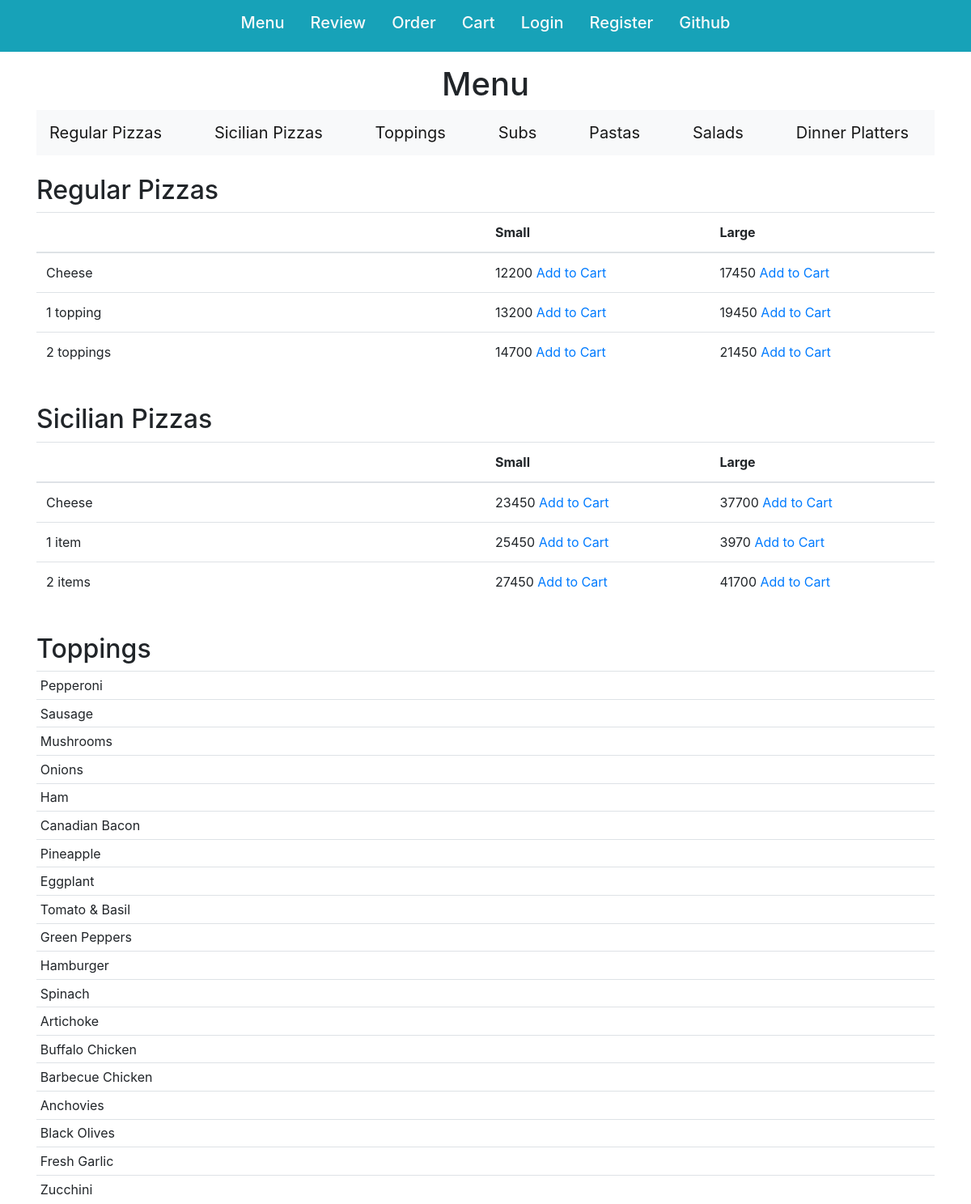
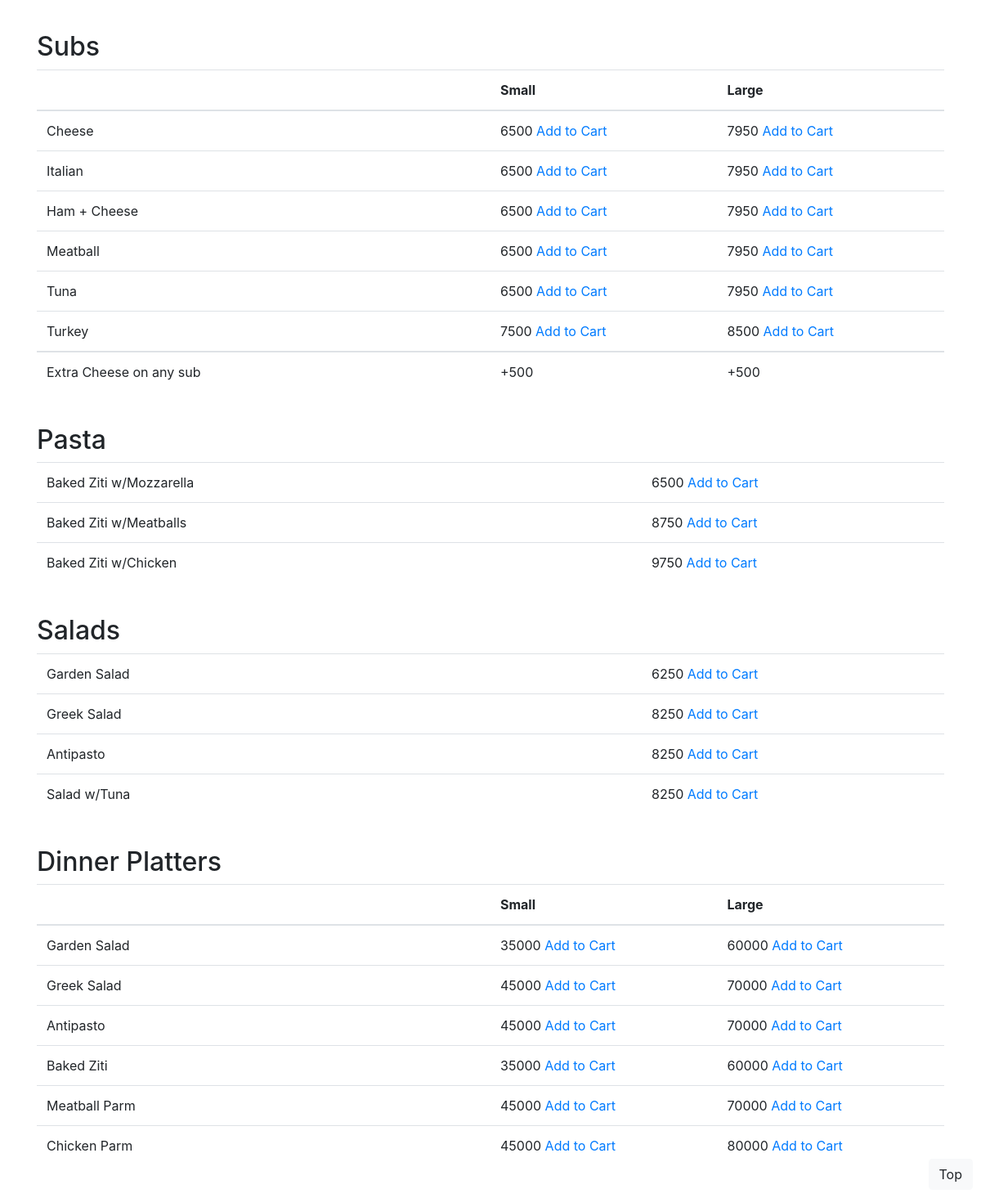
The page /menu on the database as committed earlier (2 pictures, top to bottom).
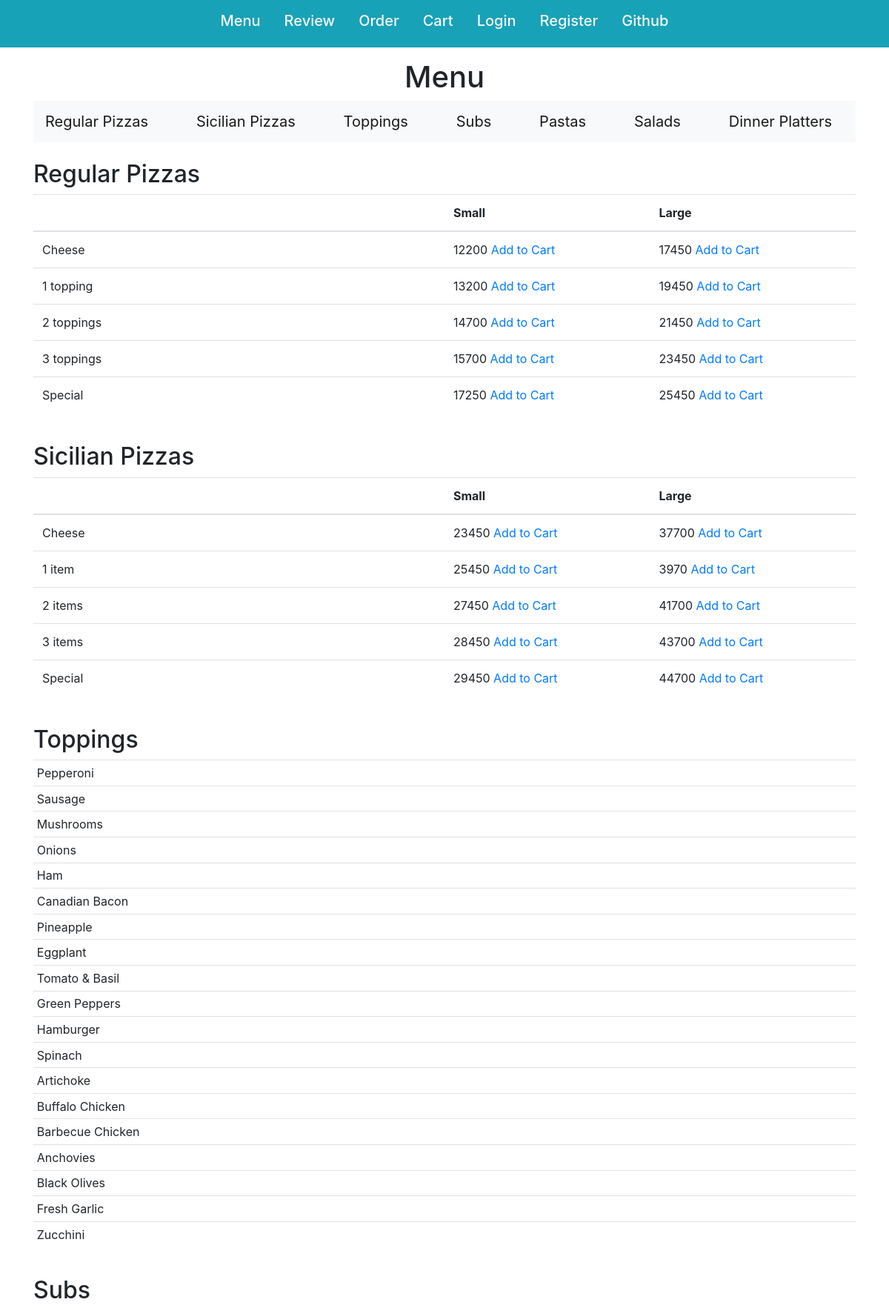
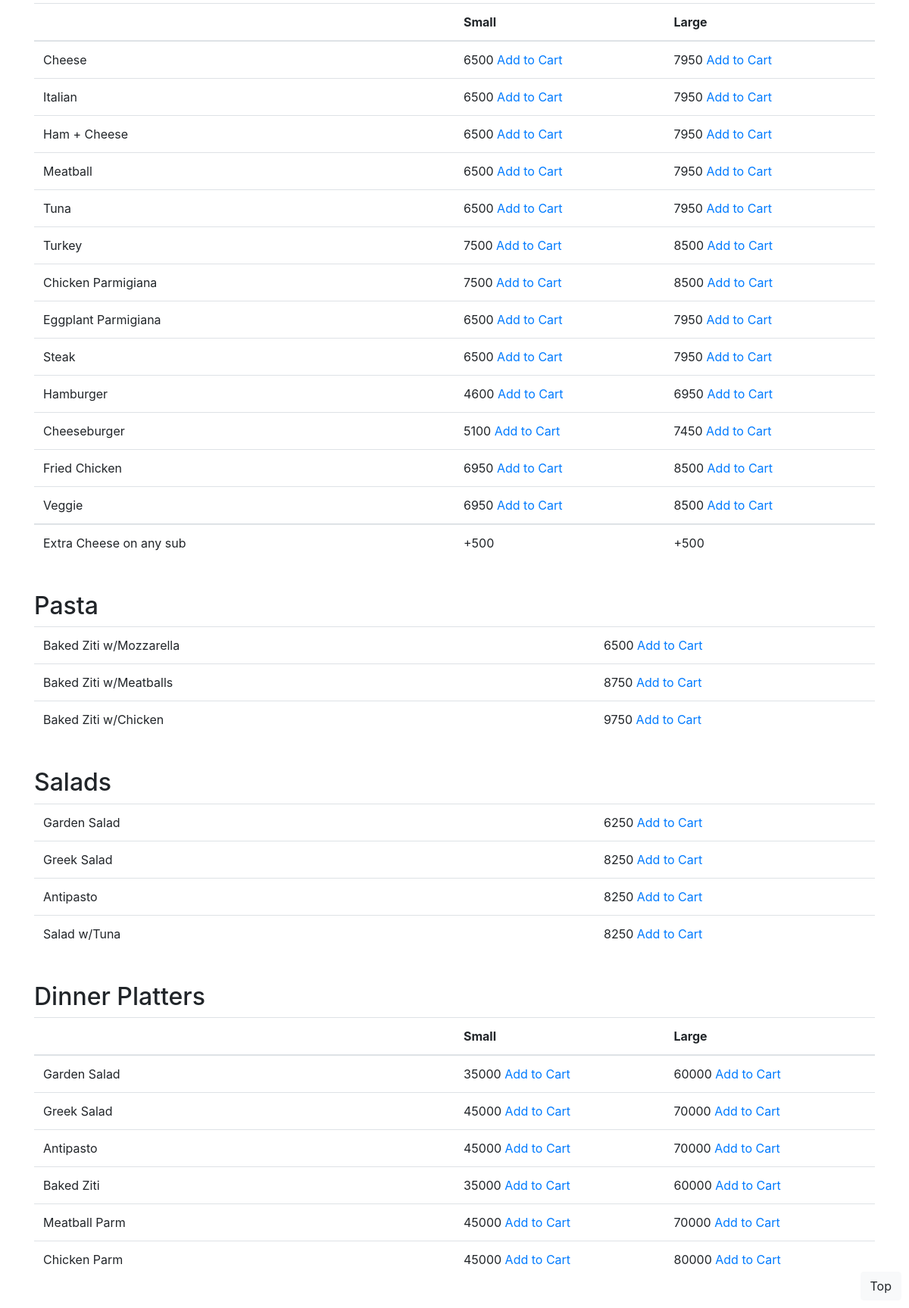
The same page on the database as committed later (2 pictures, top to bottom).
### orders/models.py (models this page shows, shortened)
class Item(models.Model):
    category = models.ForeignKey(Category, on_delete=models.CASCADE)
    name = models.CharField(max_length=64)
    S = 'Small'
    L = 'Large'
    SIZE_CHOICES = (
        (S, 'Small'),
        (L, 'Large')
    )
    size = models.CharField(max_length=8, choices=SIZE_CHOICES, blank=True)
    price = models.IntegerField(blank=True, default=0) # Blankable for Toppings

### orders/views.py (the view)
# urls.py: path('menu', views.IndexView.as_view(), name='index'),
class IndexView(TemplateView):
    template_name = 'orders/index.html'
    def get_context_data(self, **kwargs):
        context = super().get_context_data(**kwargs)
        context = {
            "regular_pizzas": get_menu(Pizza.objects.filter(crust='Regular').all()),
            "sicilian_pizzas": get_menu(Pizza.objects.filter(crust='Sicilian').all()),
            "toppings": Topping.objects.all(),
            "subs": get_menu(Sub.objects.all()),
            "extras": Extra.objects.all(),
            "pastas": Pasta.objects.all(),
            "salads": Salad.objects.all(),
            "dinners": get_menu(Dinner.objects.all())
        }
        return context

### orders/views.py (called while the page is built)
def get_menu(products):
    names = []
    for product in products:
        if product.name not in names:
            names.append(product.name)
    items = []
    for name in names:
        item = {}
        item["name"] = name
        for product in products:
            try:
                if product.name == name and product.size == 'Small':
                    item['id_small'] = product.id
                    item['price_small'] = product.price
                elif product.name == name and product.size == 'Large':
                    item['id_large'] = product.id
                    item['price_large'] = product.price
            except:
                item['id'] = product.id
                item['price'] = product.price
        items.append(item)
    return items

### orders/templates/orders/index.html (shortened to what the changed rows need)
{% extends "base_orders.html" %}
{% block head %}
{% load static %}
{% endblock %}
{% block content %}
<h1 class="text-center">Menu</h1>
<br>
<h2 id="regular_pizzas">Regular Pizzas</h2>
<table class="table">
    <colgroup>
    </colgroup>
    <thread>
        <tr>
            <th></th>
            <th>Small</th>
            <th>Large</th>
        </tr>
    </thread>
    <tbody>
    {% for regular_pizza in regular_pizzas %}
        <tr>
            <td>{{ regular_pizza.name }}</td>
            <td>{{ regular_pizza.price_small }} <a href="{% url 'item_detail' regular_pizza.id_small %}">Add to Cart</a></td>
            <td>{{ regular_pizza.price_large }} <a href="{% url 'item_detail' regular_pizza.id_large %}">Add to Cart</a></td>
        </tr>
    {% endfor %}
    </tbody>
</table>
<br>
<h2 id="sicilian_pizza">Sicilian Pizzas</h2>
<table class="table">
    <colgroup>
    </colgroup>
    <thread>
        <tr>
            <th></th>
            <th>Small</th>
            <th>Large</th>
        </tr>
    </thread>
    <tbody>
    {% for sicilian_pizza in sicilian_pizzas %}
        <tr>
            <td>{{ sicilian_pizza.name }}</td>
            <td>{{ sicilian_pizza.price_small }} <a href="{% url 'item_detail' sicilian_pizza.id_small %}">Add to Cart</a></td>
            <td>{{ sicilian_pizza.price_large }} <a href="{% url 'item_detail' sicilian_pizza.id_large %}">Add to Cart</a></td>
        </tr>
    {% endfor %}
    </tbody>
</table>
<br>
<h2 id="toppings">Toppings</h2>
<br>
<h2 id="subs">Subs</h2>
<table class="table">
    <colgroup>
    </colgroup>
    <thread>
        <tr>
            <th></th>
            <th>Small</th>
            <th>Large</th>
        </tr>
    </thread>
    <tbody>
    {% for sub in subs %}
        <tr>
            <td>{{ sub.name }}</td>
            <td>{{ sub.price_small }} <a href="{% url 'item_detail' sub.id_small %}">Add to Cart</a></td>
            <td>{{ sub.price_large }} <a href="{% url 'item_detail' sub.id_large %}">Add to Cart</a></td>
        </tr>
    {% endfor %}
    </tbody>
</table>
<br>
<h2 id="pastas">Pasta</h2>
<br>
<h2 id="salads">Salads</h2>
<br>
<h2 id="dinners">Dinner Platters</h2>
<table class="table">
    <colgroup>
    </colgroup>
    <thread>
        <tr>
            <th></th>
            <th>Small</th>
            <th>Large</th>
        </tr>
    </thread>
</table>
<br>
{% endblock %}

Rows that differ between the two databases and show on the page:
added Item: name "3 toppings"
added Item: name "Special"
added Item: name "3 items"
added Item: name "Special"
added Item: name "Chicken Parmigiana"
added Item: name "Eggplant Parmigiana"
added Item: name "Steak"
added Item: name "Hamburger"
added Item: name "Cheeseburger"
added Item: name "Fried Chicken"
added Item: name "Veggie"
Other text that changed with them:
new list line: "15700 Add to Cart 23450 Add to Cart"
new list line: "17250 Add to Cart 25450 Add to Cart"
new list line: "28450 Add to Cart 43700 Add to Cart"
new list line: "29450 Add to Cart 44700 Add to Cart"
new list line: "7500 Add to Cart 8500 Add to Cart"
new list line: "6500 Add to Cart 7950 Add to Cart"
new list line: "4600 Add to Cart 6950 Add to Cart"
new list line: "5100 Add to Cart 7450 Add to Cart"
new list line: "6950 Add to Cart 8500 Add to Cart"
